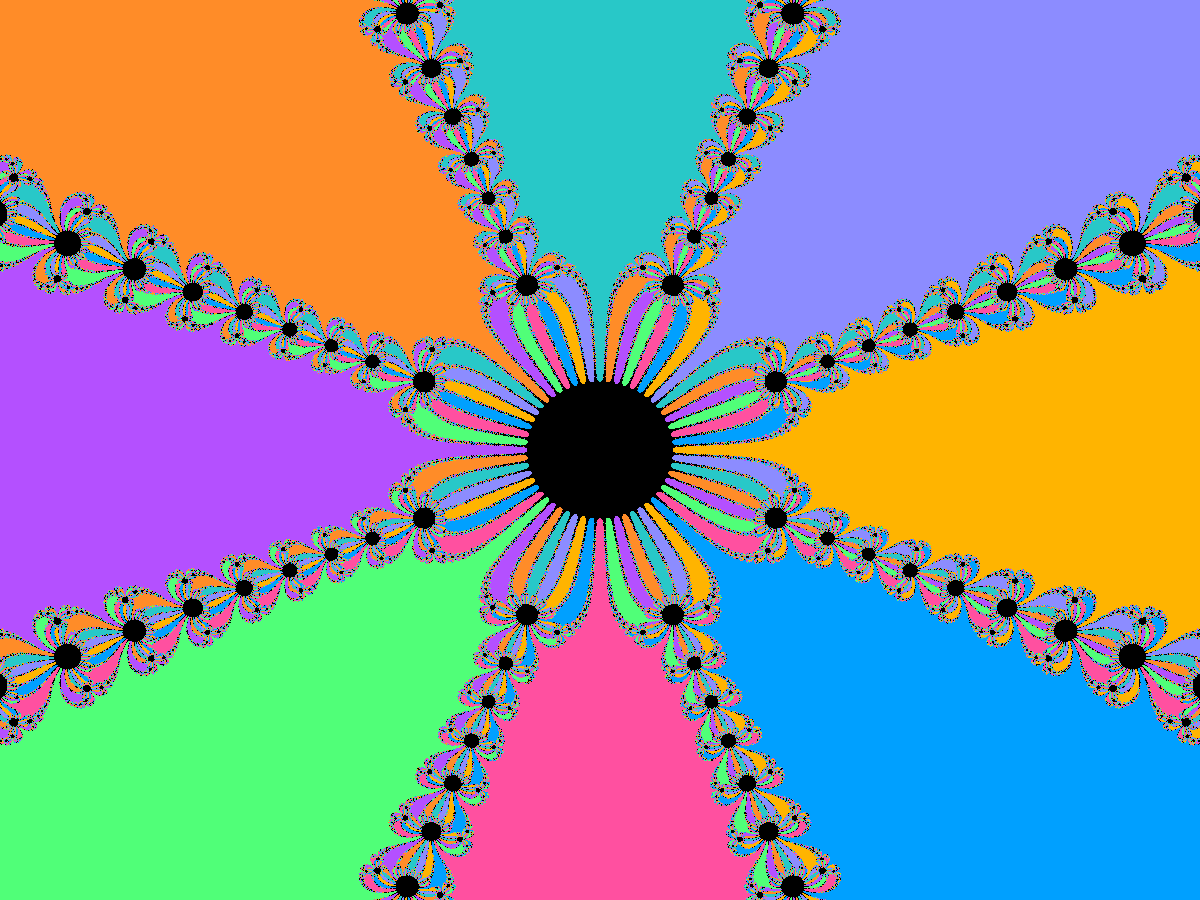

This chart was generated by the following Python code:
#!/usr/bin/env python3
"""
Radial Newton Fractal for z^8 - 1 = 0

This script generates a colorful Newton fractal whose basins of attraction
form radial "beam-like" structures. It is inspired by accelerator beam layouts
and uses the iteration:

    z_{n+1} = z_n - (z_n^8 - 1) / (8 * z_n^7)

Requirements:
    pip install numpy pillow

Usage:
    python radial_newton_fractal.py

The image is saved as radial_newton_fractal.png in the current directory.
You can easily change the degree, resolution, color palette, or view window.
"""

import numpy as np
from PIL import Image

def generate_radial_newton(
    width=1200,
    height=900,
    xmin=-2.5,
    xmax=2.5,
    ymin=-2.0,
    ymax=2.0,
    degree=8,
    max_iter=50,
    tolerance=1e-3,
    filename="radial_newton_fractal.png"
):
    """Generate and save the Newton fractal image."""
    # Create the complex plane grid
    x = np.linspace(xmin, xmax, width)
    y = np.linspace(ymin, ymax, height)
    Z = x[np.newaxis, :] + 1j * y[:, np.newaxis]

    # Roots of unity (the attractors)
    roots = np.array([np.exp(2j * np.pi * k / degree) for k in range(degree)])

    # Distinct colors for each basin (feel free to customize)
    colors = np.array([
        [255, 180, 0],   # gold
        [0, 160, 255],   # cyan-blue
        [255, 80, 160],  # pink
        [80, 255, 120],  # green
        [180, 80, 255],  # purple
        [255, 140, 40],  # orange
        [40, 200, 200],  # teal
        [140, 140, 255], # light blue
    ], dtype=np.uint8)
    # Extend colors if degree > 8
    if degree > len(colors):
        extra = np.random.randint(0, 256, size=(degree - len(colors), 3), dtype=np.uint8)
        colors = np.vstack([colors, extra])

    converged = np.zeros((height, width), dtype=np.int32)

    # Newton iteration
    for _ in range(max_iter):
        with np.errstate(divide="ignore", invalid="ignore", over="ignore"):
            Z = Z - (Z**degree - 1) / (degree * Z**(degree - 1))
        # Assign points that have converged to a root
        for r_idx, root in enumerate(roots):
            mask = (np.abs(Z - root) < tolerance) & (converged == 0)
            converged[mask] = r_idx + 1

    # Build the image
    img = np.zeros((height, width, 3), dtype=np.uint8)
    for r_idx in range(1, degree + 1):
        mask = converged == r_idx
        img[mask] = colors[r_idx - 1]
    # Unconverged points stay black
    img[converged == 0] = [0, 0, 0]

    Image.fromarray(img).save(filename)
    print(f"Saved {filename}")
    print(f"Resolution: {width}x{height}, degree={degree}, iterations={max_iter}")

if __name__ == "__main__":
    generate_radial_newton()
